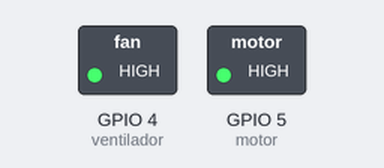
This sketch was run on a simulated ESP8266 (NodeMCU). Parts: switched loads named in the sketch (green lamp = pin HIGH). WiFi joins after 1.5 s; servers stay silent unless stated; what the sketch prints to the serial monitor is not drawn.

Above: at 1.6 s.
At 111.6 s:
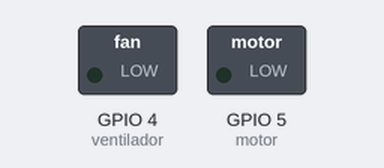
Timing chart, 0 to 113.1 s (numbered marks = the images above):
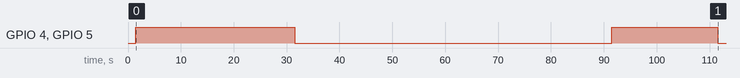

The sketch:

TESTE_2_-_WIFI_-_15-09.ino
```cpp
#include <ESP8266WiFi.h>

const char* ssid =  "Silva";     // replace with your wifi ssid and wpa2 key
const char* pass =  "familiaselotto321";


int motor = 5;
int ventilador = 4;
int cont = 0;

void setup() {
 pinMode(motor, OUTPUT);
 pinMode(ventilador, OUTPUT);

 Serial.begin(115200);


 Serial.println("Connecting to ");
 Serial.println(ssid);

 WiFi.begin(ssid, pass);

 while (WiFi.status() != WL_CONNECTED)
 {
    delay(500);
    Serial.print(".");
 }
 Serial.println("");
 Serial.println("WiFi connected");
 Serial.println("\nEndereço de IP: ");
 Serial.println(WiFi.localIP());
 Serial.println(WiFi.macAddress());
}


void loop() {

 if (cont <3){

 digitalWrite(motor, HIGH);
 digitalWrite(ventilador, HIGH);
 delay(10000);


 Serial.println(" de novo ");
 Serial.println(cont);
 Serial.println("Primeiro tempo de espera");
 digitalWrite(motor, HIGH);
 digitalWrite(ventilador, HIGH);
 Serial.println("(Desligado)");
 delay(20000);

 Serial.println("Primeiro lanço de ração");
 digitalWrite(motor, LOW);
 digitalWrite(ventilador, LOW);
 Serial.println("(Ligado)");
 delay(60000);

 Serial.println("-------------------");

 Serial.println("Segundo tempo de espera");
 digitalWrite(motor, HIGH);
 digitalWrite(ventilador, HIGH);
 Serial.println("(Desligado)");
 delay(20000);

 Serial.println("Segundo lanço de ração");
 digitalWrite(motor, LOW);
 digitalWrite(ventilador, LOW);
 Serial.println("(Ligado)");
 delay(60000);

 Serial.println("-------------------");

 Serial.println("Terceiro tempo de espera");
 digitalWrite(motor, HIGH);
 digitalWrite(ventilador, HIGH);
 Serial.println("(Desligado)");
 delay(20000);

 Serial.println("Terceiro lanço de ração");
 digitalWrite(motor, LOW);
 digitalWrite(ventilador, LOW);
 Serial.println("(Ligado)");
 delay(60000);

 digitalWrite(motor, HIGH);
 digitalWrite(ventilador, HIGH);
 Serial.println("-------------------");


 delay(60000);

 Serial.println("#######################################");
 Serial.println(cont);

 cont= cont + 1;
 }

 else {
  Serial.println("ACABOU");
  delay(3000000);
 }
 }
```

Measured:
- by itself, GPIO 4 (ventilador), GPIO 5 (motor): LOW → HIGH at 1.5 s, → LOW 30.0 s later, → HIGH 60.0 s later, → LOW 20.0 s later
